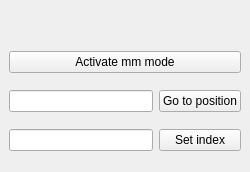
<?xml version="1.0" encoding="UTF-8"?>
<ui version="4.0">
 <class>TurretCalDockWidget</class>
 <widget class="QDockWidget" name="TurretCalDockWidget">
  <property name="geometry">
   <rect>
    <x>0</x>
    <y>0</y>
    <width>250</width>
    <height>172</height>
   </rect>
  </property>
  <property name="sizePolicy">
   <sizepolicy hsizetype="Expanding" vsizetype="Preferred">
    <horstretch>0</horstretch>
    <verstretch>0</verstretch>
   </sizepolicy>
  </property>
  <property name="minimumSize">
   <size>
    <width>250</width>
    <height>172</height>
   </size>
  </property>
  <property name="floating">
   <bool>true</bool>
  </property>
  <property name="allowedAreas">
   <set>Qt::LeftDockWidgetArea|Qt::RightDockWidgetArea</set>
  </property>
  <property name="windowTitle">
   <string>Turret Diagnostics</string>
  </property>
  <widget class="QWidget" name="dockWidgetContents">
   <property name="sizePolicy">
    <sizepolicy hsizetype="Preferred" vsizetype="Expanding">
     <horstretch>0</horstretch>
     <verstretch>0</verstretch>
    </sizepolicy>
   </property>
   <layout class="QGridLayout" name="gridLayout">
    <item row="0" column="0" colspan="2">
     <widget class="QLabel" name="turretstatus_label">
      <property name="sizePolicy">
       <sizepolicy hsizetype="Preferred" vsizetype="Fixed">
        <horstretch>0</horstretch>
        <verstretch>0</verstretch>
       </sizepolicy>
      </property>
      <property name="text">
       <string/>
      </property>
      <property name="textFormat">
       <enum>Qt::PlainText</enum>
      </property>
     </widget>
    </item>
    <item row="1" column="0" colspan="2">
     <widget class="QPushButton" name="mm_mode_button">
      <property name="text">
       <string>Activate mm mode</string>
      </property>
      <property name="checkable">
       <bool>true</bool>
      </property>
      <property name="checked">
       <bool>false</bool>
      </property>
      <property name="autoDefault">
       <bool>false</bool>
      </property>
      <property name="default">
       <bool>false</bool>
      </property>
      <property name="flat">
       <bool>false</bool>
      </property>
     </widget>
    </item>
    <item row="2" column="0">
     <widget class="QLineEdit" name="position_edit"/>
    </item>
    <item row="2" column="1">
     <widget class="QPushButton" name="goto_button">
      <property name="text">
       <string>Go to position</string>
      </property>
     </widget>
    </item>
    <item row="3" column="0">
     <widget class="QLineEdit" name="index_edit"/>
    </item>
    <item row="3" column="1">
     <widget class="QPushButton" name="index_button">
      <property name="text">
       <string>Set index</string>
      </property>
     </widget>
    </item>
   </layout>
  </widget>
 </widget>
 <resources/>
 <connections/>
</ui>
